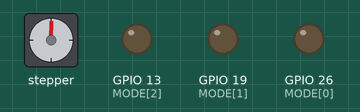
The program below on a simulated Raspberry Pi (BCM pin numbers). Shown: stepper motor, output pins drawn as LEDs (lit = HIGH). The stepper is drawn at 200 steps a turn; pins used as bus, display or sensor lines are not drawn.

Above: at 0.15 s.
At 10.06 s:
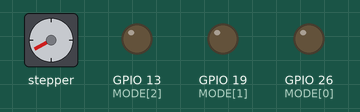
At 19.97 s:
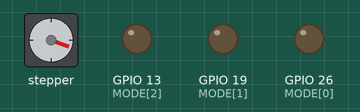
At 39.77 s:
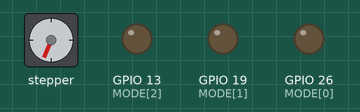
Timing chart, 0 to 40.0 s (numbered marks = the images above):
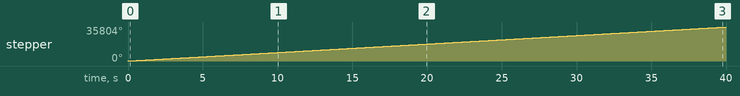

Measured:
- by itself, stepper: keeps turning clockwise at about 896°/s

The program:

A4988_Stepper.py
```python
"""
Ejemplo del uso del modulo A49886 para el control de un motor stepper
"""

from time import sleep
import RPi.GPIO as GPIO

DIR = 12
STEP = 16
CW = 1
CCW = 0
SPR = 86400

GPIO.setmode(GPIO.BCM)
GPIO.setup(DIR, GPIO.OUT)
GPIO.setup(STEP, GPIO.OUT)

MODE = (26,19,13)
GPIO.setup(MODE, GPIO.OUT)

RESOLUTION ={
				'FULL': (0,0,0),
				'HALF': (1,0,0),
				'1/4': (0,1,0),
				'1/8': (0,0,1),
				'1/16': (1,1,1)
			}
GPIO.output(MODE, RESOLUTION['FULL'])

step_count = SPR
delay = 0.001

GPIO.output(DIR, CW)
for x in range (step_count):
	GPIO.output(STEP, GPIO.HIGH)
	sleep(delay)
	GPIO.output(STEP, GPIO.LOW)
	sleep(delay)

sleep(1)

GPIO.output(DIR, CCW)
for x in range (step_count*2):
	GPIO.output(STEP, GPIO.HIGH)
	sleep(delay)
	GPIO.output(STEP, GPIO.LOW)
	sleep(delay)
```
